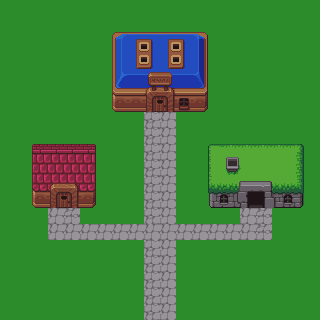

The image is a tile-based game level rendered from a .tmx file. Its description and complete source (layers, tilesets, objects, tile grids) follow:
An orthogonal 20x20 tile map with 16x16 px tiles, 2 tile layers (Background, Foreground).

<map version="1.0" tiledversion="2018.04.18" orientation="orthogonal" renderorder="right-down" width="20" height="20" tilewidth="16" tileheight="16" infinite="0" nextobjectid="1">
 <tileset firstgid="1" source="tiles.tsx" />
 <layer name="Background" width="20" height="20">
  <data encoding="csv">
210,210,210,210,210,210,210,210,210,210,210,210,210,210,210,210,210,210,210,210,
210,210,210,210,210,210,210,210,210,210,210,210,210,210,210,210,210,210,210,210,
210,210,210,210,210,210,210,210,210,210,210,210,210,210,210,210,210,210,210,210,
210,210,210,210,210,210,210,210,210,210,210,210,210,210,210,210,210,210,210,210,
210,210,210,210,210,210,210,210,210,210,210,210,210,210,210,210,210,210,210,210,
210,210,210,210,210,210,210,210,210,210,210,210,210,210,210,210,210,210,210,210,
210,210,210,210,210,210,210,210,210,210,210,210,210,210,210,210,210,210,210,210,
210,210,210,210,210,210,210,210,210,210,210,210,210,210,210,210,210,210,210,210,
210,210,210,210,210,210,210,210,210,210,210,210,210,210,210,210,210,210,210,210,
210,210,210,210,210,210,210,210,210,210,210,210,210,210,210,210,210,210,210,210,
210,210,210,210,210,210,210,210,210,210,210,210,210,210,210,210,210,210,210,210,
210,210,210,210,210,210,210,210,210,210,210,210,210,210,210,210,210,210,210,210,
210,210,210,210,210,210,210,210,210,210,210,210,210,210,210,210,210,210,210,210,
210,210,210,210,210,210,210,210,210,210,210,210,210,210,210,210,210,210,210,210,
210,210,210,210,210,210,210,210,210,210,210,210,210,210,210,210,210,210,210,210,
210,210,210,210,210,210,210,210,210,210,210,210,210,210,210,210,210,210,210,210,
210,210,210,210,210,210,210,210,210,210,210,210,210,210,210,210,210,210,210,210,
210,210,210,210,210,210,210,210,210,210,210,210,210,210,210,210,210,210,210,210,
210,210,210,210,210,210,210,210,210,210,210,210,210,210,210,210,210,210,210,210,
210,210,210,210,210,210,210,210,210,210,210,210,210,210,210,210,210,210,210,210
</data>
 </layer>
 <layer name="Foreground" width="20" height="20">
  <data encoding="csv">
0,0,0,0,0,0,0,0,0,0,0,0,0,0,0,0,0,0,0,0,
0,0,0,0,0,0,0,0,0,0,0,0,0,0,0,0,0,0,0,0,
0,0,0,0,0,0,0,1,2,3,4,5,6,0,0,0,0,0,0,0,
0,0,0,0,0,0,0,25,26,27,28,29,30,0,0,0,0,0,0,0,
0,0,0,0,0,0,0,49,50,51,52,53,54,0,0,0,0,0,0,0,
0,0,0,0,0,0,0,73,74,75,76,77,78,0,0,0,0,0,0,0,
0,0,0,0,0,0,0,97,98,99,100,101,102,0,0,0,0,0,0,0,
0,0,0,0,0,0,0,0,0,196,197,0,0,0,0,0,0,0,0,0,
0,0,0,0,0,0,0,0,0,196,197,0,0,0,0,0,0,0,0,0,
0,0,32,33,34,35,0,0,0,196,197,0,0,37,38,39,40,41,42,0,
0,0,56,57,58,59,0,0,0,196,197,0,0,61,62,63,64,65,66,0,
0,0,80,81,82,83,0,0,0,196,197,0,0,85,86,87,88,89,90,0,
0,0,104,105,106,107,0,0,0,196,197,0,0,109,110,111,112,113,114,0,
0,0,0,197,198,0,0,0,0,196,197,0,0,0,0,197,198,0,0,0,
0,0,0,197,197,197,197,197,197,197,197,197,197,197,197,197,198,0,0,0,
0,0,0,0,0,0,0,0,0,196,197,0,0,0,0,0,0,0,0,0,
0,0,0,0,0,0,0,0,0,196,197,0,0,0,0,0,0,0,0,0,
0,0,0,0,0,0,0,0,0,196,197,0,0,0,0,0,0,0,0,0,
0,0,0,0,0,0,0,0,0,196,197,0,0,0,0,0,0,0,0,0,
0,0,0,0,0,0,0,0,0,196,197,0,0,0,0,0,0,0,0,0
</data>
 </layer>
</map>
